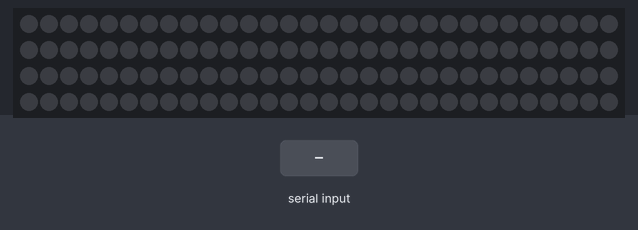
The sketch below on a simulated Arduino Uno, built with avr-gcc and run on an emulated ATmega328P. Shown: 120 RGB LEDs in strip order, left to right, continuing on the next row. The test bench sets the inputs (shaded band). What the sketch prints to the serial monitor is not drawn.

Above: at 1.2 s.
1.3 s: "rainbow\n" received over Serial
At 1.46 s:
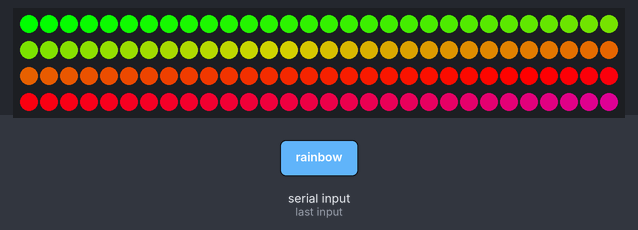
At 2.06 s:
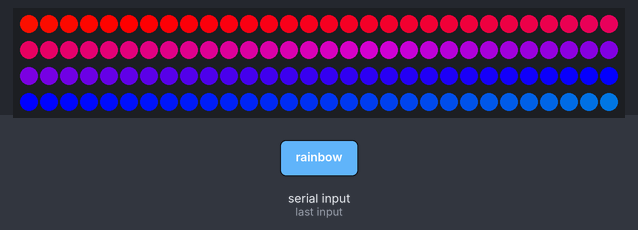
Timing chart, 0 to 4.3 s (numbered marks = the images above; inputs shaded):
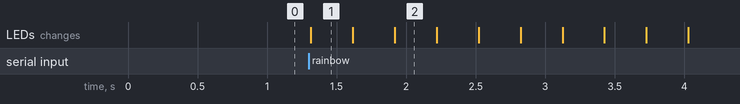

The sketch:

LED-uino.ino
```cpp
#include <Adafruit_NeoPixel.h>

#define PIN 3
#define NUM_LEDS 120
int val;

uint32_t x;
String input;
Adafruit_NeoPixel strip = Adafruit_NeoPixel(NUM_LEDS, PIN, NEO_GRB + NEO_KHZ800);
uint32_t blue = strip.Color(0,0,255);
uint32_t red = strip.Color(0,255,0);
uint32_t purple = strip.Color(0,255,255);
uint32_t white = strip.Color(255,255,255);
void colorOn(uint32_t c) {
  for(uint16_t i=0; i<strip.numPixels(); i++) {
    strip.setPixelColor(i, c);
    strip.show();

  }
}
void setup() {
  strip.begin();
  strip.show();
  Serial.begin(9600);
  Serial.write("Hello Im awake\n");
}

uint32_t Wheel(byte WheelPos) {
  if(WheelPos < 85) {
    return strip.Color(WheelPos * 3, 255 - WheelPos * 3, 0);
  }
  else if(WheelPos < 170) {
    WheelPos -= 85;
    return strip.Color(255 - WheelPos * 3, 0, WheelPos * 3);
  }
  else {
    WheelPos -= 170;
    return strip.Color(0, WheelPos * 3, 255 - WheelPos * 3);
  }
}

void rainbow(uint8_t wait) {
  uint16_t i, j;

  for(j=0; j<256; j++) {
    for(i=0; i<strip.numPixels(); i++) {
      strip.setPixelColor(i, Wheel((i*1+j) & 255));
    }
    strip.show();
    delay(wait);
  }
}

void loop() {
    x = Serial.available();
    if(x>0){
      input = Serial.readStringUntil('\n');

      if(input == "red"){
        colorOn(strip.Color(255, 0, 0));
      }
      else if(input == "green"){
        colorOn(strip.Color(0,255,0));
      }
      else if(input == "off"){
        colorOn(strip.Color(0,0,0));
      }
      else if(input == "white"){
        colorOn(strip.Color(255,255,255));
      }
      else if(input == "lue"){
        colorOn(strip.Color(0,0,255));
      }
      else if(input == "purple"){
        colorOn(strip.Color(255,0,255));
      }
      else if(input == "rainbow"){
        while(1 == 1) {
          rainbow(1);
        }
      }
    }
}
```

Measured:
- after the input at 1.3 s, the LEDs: change at once (image 1)
